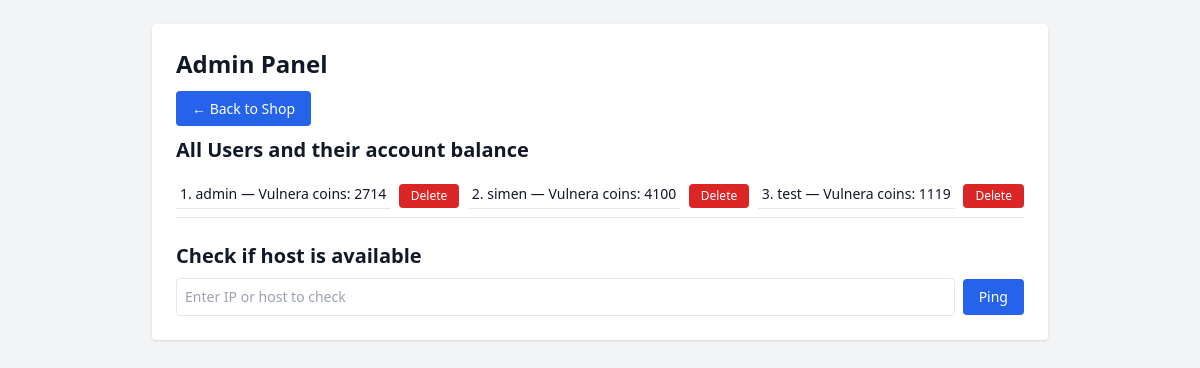
Page /admin (signed in) on the earlier database version.
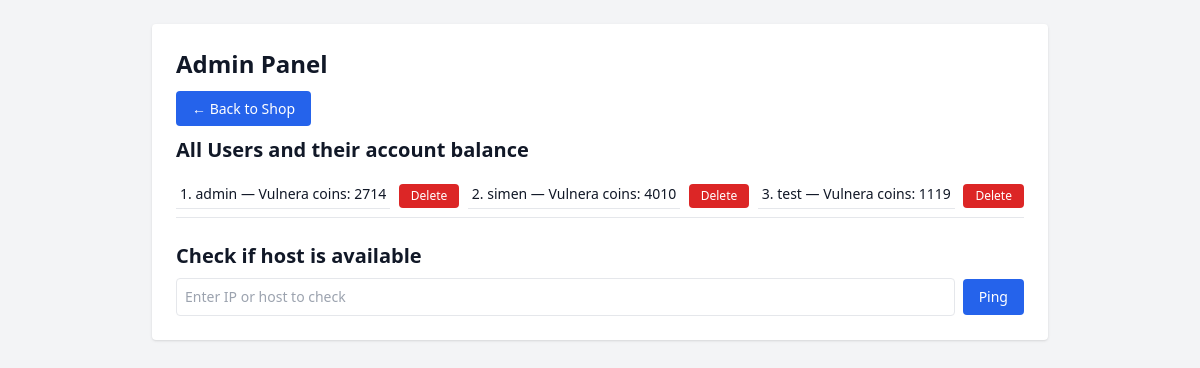
Same page on the later database version.
### tables this page shows
CREATE TABLE users (
            id INTEGER PRIMARY KEY AUTOINCREMENT,
            username TEXT UNIQUE NOT NULL,
            password TEXT NOT NULL,
            is_admin BOOLEAN NOT NULL DEFAULT 0,
            balance INTEGER NOT NULL DEFAULT 300
            
        );

### app.py (the view, shortened to what this page needs)
@app.route("/admin", methods=["GET", "POST"])
def admin():
    if not session.get("is_admin"):
        flash("Access denied")
        return redirect("/")
    users = database.get_all_users()
    output = ""
    return render_template("admin.html", users=users, output=output)

### database.py (called while the page is built)
def get_db_connection():
    conn = sqlite3.connect(DB_NAME, timeout=10, check_same_thread=False)
    conn.row_factory = sqlite3.Row  # Enables dictionary-like row access
    return conn

def get_all_users():
    conn = get_db_connection()
    cursor = conn.cursor()
    cursor.execute("SELECT id, username, balance FROM users")
    users = cursor.fetchall()
    conn.close()
    return users

### templates/admin.html (shortened to what this page needs)
<!DOCTYPE html>
<html lang="en">
<head>
    <script src="https://cdn.tailwindcss.com"></script>
</head>
<body class="bg-gray-100 text-gray-900 p-6">
    <div class="max-w-4xl mx-auto bg-white p-6 rounded shadow">
        <h1 class="text-2xl font-bold mb-4">Admin Panel</h1>
        <div class="mb-4">
            <a href="/home" class="bg-blue-600 text-white px-4 py-2 rounded hover:bg-blue-700 transition text-sm">
              ← Back to Shop
            </a>
          </div>
        <div class="mb-6">
            <h2 class="text-xl font-semibold mb-2">All Users and their account balance</h2>
            <div class="flex justify-between items-center py-2 border-b">
                {% for user in users %}
                    <div class="p-1 border-b text-sm">{{ user[0] }}. {{ user[1] }} — Vulnera coins: {{ user[2] }}</div>
                    <form method="POST" action="/delete_user/{{ user[0] }}" onsubmit="return confirm('Are you sure you want to delete this user?');">
                        <button type="submit" class="bg-red-600 text-white px-3 py-1 rounded text-xs hover:bg-red-700">
                          Delete
                        </button>
                      </form>
                {% endfor %}
            </div>
        </div>
        <div class="mt-6">
            <h2 class="text-xl font-semibold mb-2">Check if host is available</h2>
            <form method="POST" class="flex gap-2 items-center">
                <input type="text" name="target" placeholder="Enter IP or host to check" class="p-2 border rounded w-full text-sm">
                <button type="submit" name="ping" class="bg-blue-600 text-white px-4 py-2 rounded text-sm">Ping</button>
            </form>
        </div>
    </div>
</body>
</html>

Differences in the rows shown:
changed users "simen": balance "4100" → "4010"
